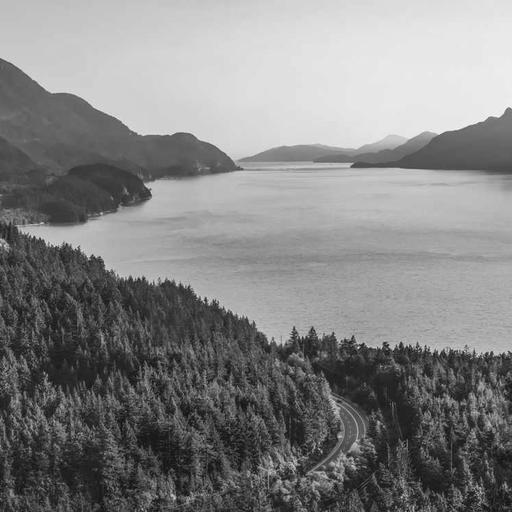
#> input picture img.png, 512 x 512 px, found by its file name
$ jupyter execute A1.ipynb
#> lines starting #> are read from the running program, lines starting #| are printed output that depends on the picture; after the words box and inside, x2 and y2 are one past the last pixel; in counts of white or black regions, pixels touching at a corner belong together; long printed decimals are rounded
[cell 1]
import cv2
import matplotlib.pyplot as plt
import numpy as np

image = cv2.imread("img.png")
#> image is the input picture: shape (512, 512, 3); min 9, max 251, mean 132.1
if image is None:
    raise FileNotFoundError("Could not load img.png")
rgb = cv2.cvtColor(image, cv2.COLOR_BGR2RGB)
gray = cv2.cvtColor(image, cv2.COLOR_BGR2GRAY)

[cell 2]
threshold_mean = np.mean(gray)
#> threshold_mean = 132.1
binary_mean = (gray >= threshold_mean).astype(np.uint8) * 255
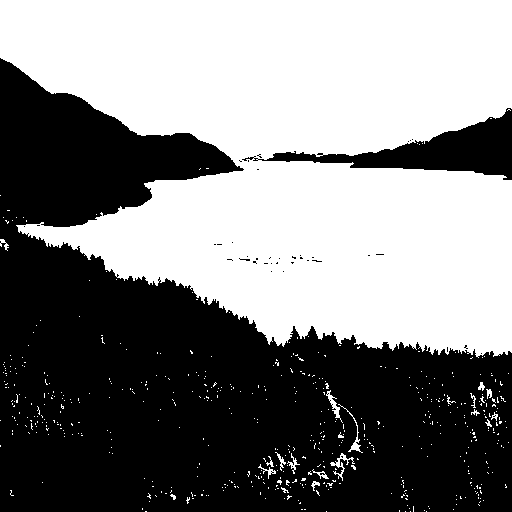
#> binary_mean: shape (512, 512); 50.6% white; 42 black regions (40 under 20 px), largest, box (x1, y1, x2, y2) and area: (0, 58, 512, 512) 123239, (242, 108, 512, 180) 6203
print("Mean threshold:", threshold_mean)
#| Mean threshold: 132.138
plt.imshow(binary_mean, cmap="gray", vmin=0, vmax=255)
plt.axis("off")
plt.show()

[cell 3]
threshold = int(input("Enter threshold (0–255): "))
#> the answer given: 100
if not 0 <= threshold <= 255:
    raise ValueError("Threshold must be from 0 to 255")
binary_user = (gray >= threshold).astype(np.uint8) * 255
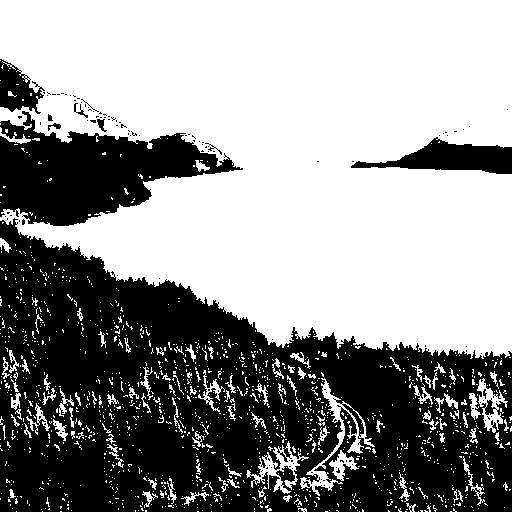
#> binary_user: shape (512, 512); 58% white; 148 black regions (138 under 20 px), largest, box (x1, y1, x2, y2) and area: (0, 218, 512, 512) 90914, (0, 111, 243, 226) 14374, (351, 137, 512, 174) 2967
plt.imshow(binary_user, cmap="gray", vmin=0, vmax=255)
plt.axis("off")
plt.show()

$ run again, with person.png copied over img.png
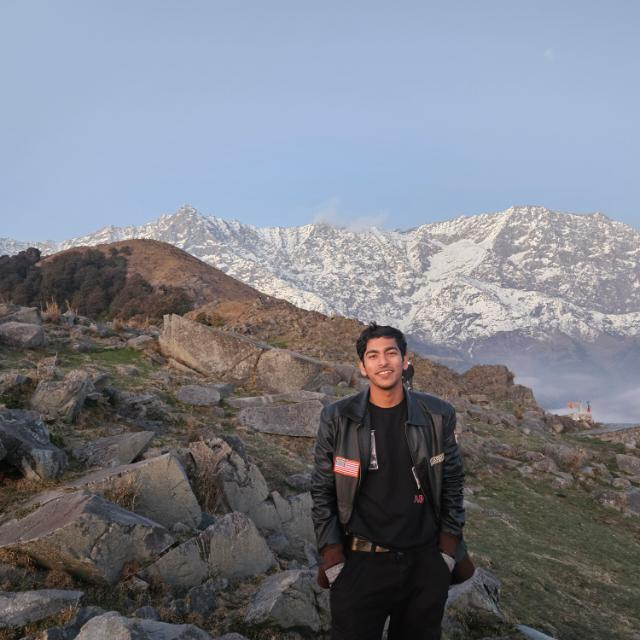
#> input picture person.png, 640 x 640 px, found by its file name
#> image is the input picture: shape (640, 640, 3); mean B, G, R 133.9, 125.3, 121.9
#> `gray = cv2.cvtColor(image, cv2.COLOR_BGR2GRAY)`:
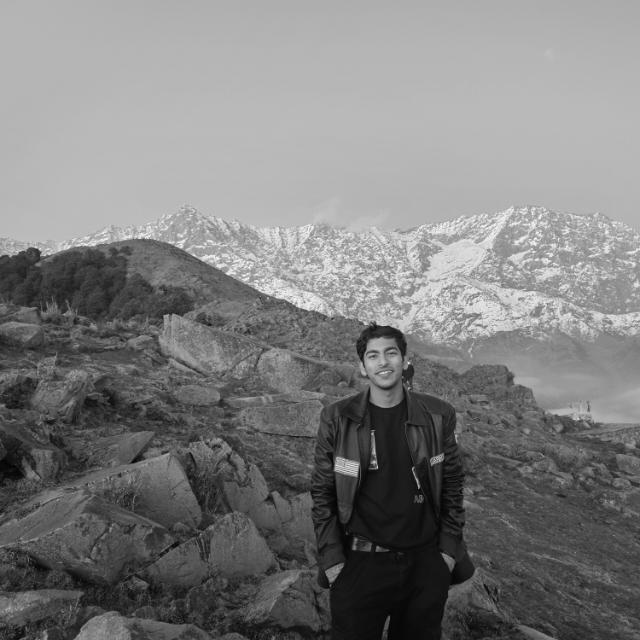
#> gray: shape (640, 640); min 0, max 253, mean 125.3
#> threshold_mean = 125.3
#> binary_mean: shape (640, 640); 51.5% white; 256 black regions (244 under 20 px), largest, box (x1, y1, x2, y2) and area: (0, 238, 640, 640) 197724, (374, 363, 395, 380) 130, (572, 340, 587, 356) 87
#| Mean threshold: 125.255
#> `binary_user = (gray >= threshold).astype(np.uint8) * 255`:
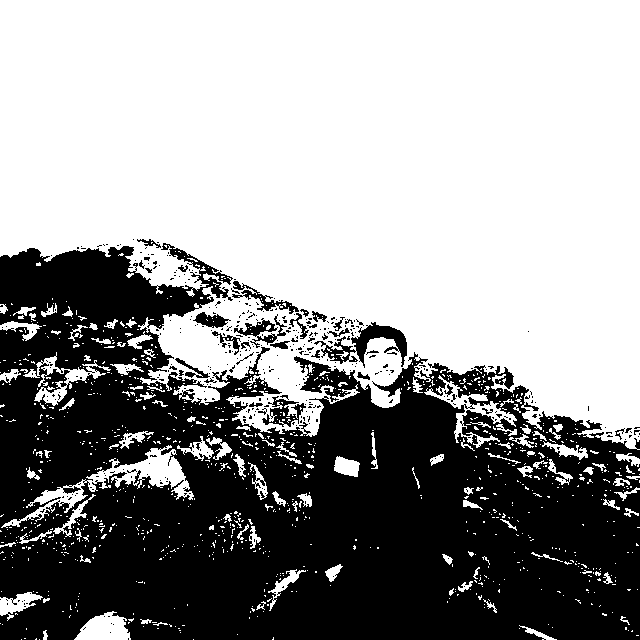
#> binary_user: shape (640, 640); 59.4% white; 420 black regions (387 under 20 px), largest, box (x1, y1, x2, y2) and area: (0, 243, 640, 640) 160145, (314, 322, 407, 368) 1366, (262, 396, 306, 427) 553
